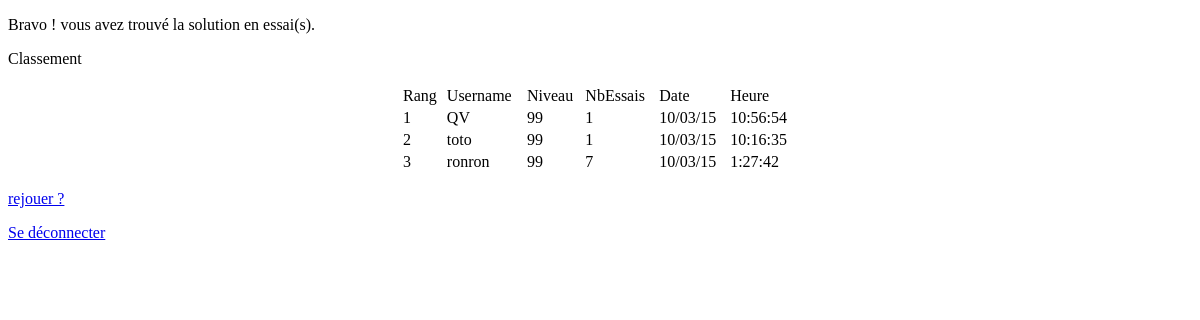
Page /vue/success.php on the earlier database version.
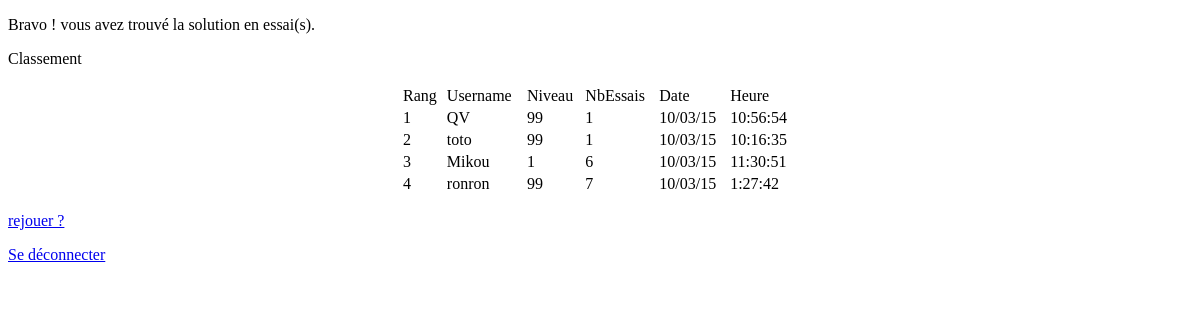
Same page on the later database version.
### tables this page shows
CREATE TABLE "user" ("ID" INTEGER PRIMARY KEY NOT NULL ,"nom" TEXT,"prenom" TEXT,"username" TEXT,"dateTop" INTEGER,"nbEssais" INTEGER DEFAULT (null) ,"solution" INTEGER, "motDePasse" TEXT, 'niveau' INTEGER, 'heure' INTEGER);

### modele/gestion_utilisateurs.php (called while the page is built, shortened)
<?php
$connexion = new PDO('sqlite:'.DB_PATH);
$connexion->setAttribute(PDO::ATTR_ERRMODE,PDO::ERRMODE_EXCEPTION);
function classement() {
	global $connexion;
	$req = $connexion->query('SELECT username, niveau, nbEssais, dateTop, heure FROM user ORDER BY nbEssais');
	$result = $req->fetchAll(PDO::FETCH_OBJ);
	if (!empty($result)) {
		return $result;
	} else {
		return FALSE;
	}
}
function nbUser() {
	global $connexion;
	$req = $connexion->query('SELECT Count(ID) AS nbUser FROM user');
	$result = $req->fetchAll(PDO::FETCH_OBJ)[0];
	$result = $result->nbUser;
	$result = intval($result);
	if (!empty($result)) {
		return $result;
	} else {
		return FALSE;
	}
}
?>

### vue/success.php (the view, shortened to what this page needs)
<!DOCTYPE HTML>
<html>
<head>
</head>
<body>
<p> Bravo ! vous avez trouvé la solution <?php echo $VUE['solution'];?>
 en <?php echo $VUE['essais'];?> essai(s).
</p>
<?php
require_once("modele/gestion_utilisateurs.php");
?>
<p>Classement</p>
<table border="0" width="400" align="center">
	<tr>
		<td>
			Rang
		</td>
		<td>
			Username
		</td>
		<td>
			Niveau
		</td>
		<td>
			NbEssais
		</td>
		<td>
			Date
		</td>
		<td>
			Heure
		</td>
	</tr>
<?php
	$nbUser = nbUser();
	$classement = classement();
	for ($i=0; $i<=$nbUser-1; $i++)
	{
?>
	<tr>
	<td>
			<?php
				echo $i+1;
			?>
		</td>
		<td>
			<?php
				echo $classement[$i]->username;
			?>
		</td>
		<td>
			<?php
				echo $classement[$i]->niveau;
			?>
		</td>
		<td>
			<?php
				echo $classement[$i]->nbEssais;
			?>
		</td>
		<td>
			<?php
				echo $classement[$i]->dateTop;
			?>
		</td>
		<td>
			<?php
				echo $classement[$i]->heure;
			?>
		</td>
	</tr>
<?php
	}
?>
</table>
<p> <a href="index.php"> rejouer ?</a></p>
<p> <a href="?action=logout">Se déconnecter</a></p>
</body>
<html>

Differences in the rows shown:
added user: username "Mikou", niveau "1", nbEssais "6", dateTop "10/03/15", heure "11:30:51"
